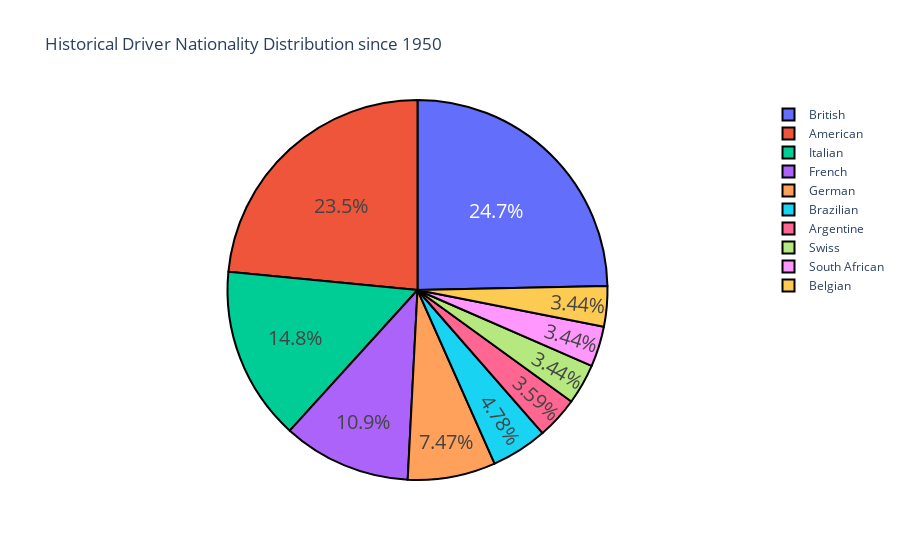

This figure's notebook cell:
### Markdown cell above
#### Distribution by Geography

### Code cell
# grouoing by nationality, counting the driver and plotting a pie chart

driver_nationality = drivers.groupby('nationality')['nationality'].count().sort_values(ascending = False).reset_index(name = 'number of drivers').head(10)
fig = go.Figure(data=[go.Pie(labels=driver_nationality.nationality, values=driver_nationality['number of drivers'])])
fig.update_traces(textfont_size=20,
                  marker=dict(line=dict(color='#000000', width=2)))
fig.update_layout(
    title="Historical Driver Nationality Distribution since 1950")
fig.show()

### Figure 1 — Plotly figure (JSON) as saved in the notebook; plotly's stock layout.template omitted (floating-point values rounded to 4 significant figures)
{"data": [{"labels": ["British", "American", "Italian", "French", "German", "Brazilian", "Argentine", "Swiss", "South African", "Belgian"], "marker": {"line": {"color": "#000000", "width": 2}}, "textfont": {"size": 20}, "type": "pie", "values": [165, 157, 99, 73, 50, 32, 24, 23, 23, 23]}], "layout": {"title": {"text": "Historical Driver Nationality Distribution since 1950"}}}
